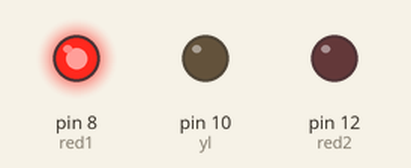
This sketch was run on a simulated Arduino Uno, built with avr-gcc and run on an emulated ATmega328P. On the bench: output pins drawn as LEDs (lit = HIGH).

Above: at 1.65 s.
At 20.1 s:
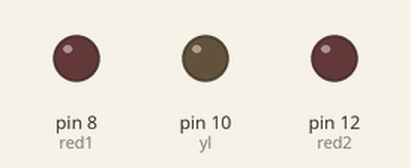
At 34.7 s:
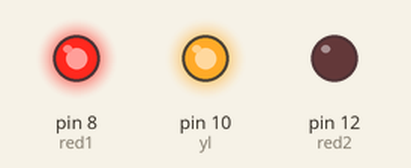
At 39.1 s:
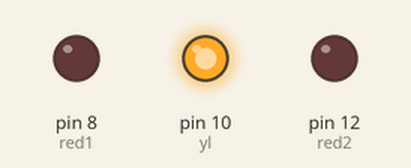
Timing chart, 0 to 40.0 s (numbered marks = the images above):
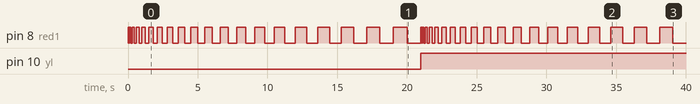

The sketch:

increasing_time_blinking_led_-_DAVID_GARRETT.ino
```cpp
// Three LEDs blink one after another
// David Garrett
//

int but = 0; // button
int red1 = 8; // first red led
int yl = 10; // yellow led
int red2 = 12; // second red led

void setup() {
  // put your setup code here, to run once:
  pinMode(red1, OUTPUT);
  pinMode(yl, OUTPUT);
  pinMode(red2, OUTPUT);
  pinMode(but, INPUT);

}

void loop() {
  // put your main code here, to run repeatedly:

  for(int i = 50; i <=1000; i+=50) {
    digitalWrite(red1, HIGH);
    delay(i);
    digitalWrite(red1, LOW);
    delay(i);
  }
  digitalWrite(yl, HIGH);


}
```

Measured:
- by itself, pin 10 (yl): LOW → HIGH at 21.0 s
